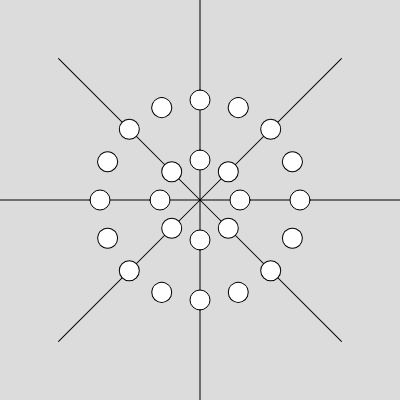
Frame 1 (no input)
Frame 60 (no input): identical to frame 1, image omitted
Frame 120 (the mouse pressed at the canvas centre since frame 60): identical to frame 1, image omitted

The p5.js sketch that drew this single still picture (run headless with seeded random() and noise() and a simulated clock; from frame 60 on, the mouse is pressed at the canvas centre):

// p5.js sketch
// ── sketch.js
function setup() {
  createCanvas(400, 400);
  angleMode(DEGREES);
}

function draw() {
  background(220);
  push();
  translate(200, 200);
  for (i = 0; i < 8; i = i + 1) {
    line(0, 0, 200, 0);
    ellipse(40, 0, 20, 20);
    rotate(22.5);
    ellipse(100,0,20,20);
    rotate(-22.5);
    ellipse(100,0,20,20);
    rotate(45)
  }
  pop();
}
